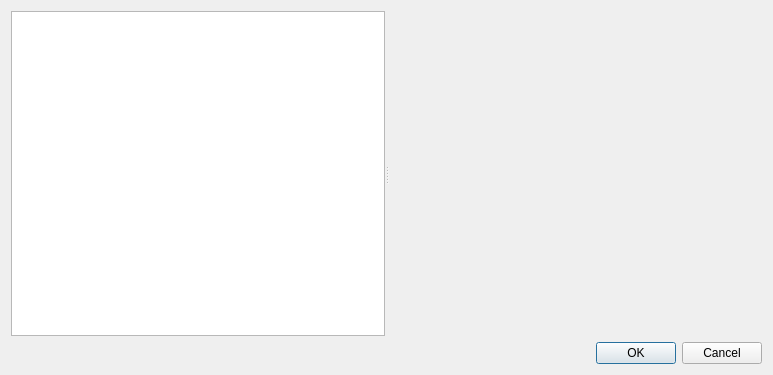
<?xml version="1.0" encoding="UTF-8"?>
<ui version="4.0">
 <class>TrackSelectionDialog</class>
 <widget class="QDialog" name="TrackSelectionDialog">
  <property name="geometry">
   <rect>
    <x>0</x>
    <y>0</y>
    <width>773</width>
    <height>375</height>
   </rect>
  </property>
  <property name="windowTitle">
   <string>Tag fetcher</string>
  </property>
  <property name="windowIcon">
   <iconset resource="../../data/data.qrc">
    <normaloff>:/icon.png</normaloff>:/icon.png</iconset>
  </property>
  <layout class="QVBoxLayout" name="verticalLayout_3">
   <item>
    <widget class="QSplitter" name="splitter">
     <property name="sizePolicy">
      <sizepolicy hsizetype="Expanding" vsizetype="Expanding">
       <horstretch>0</horstretch>
       <verstretch>0</verstretch>
      </sizepolicy>
     </property>
     <property name="orientation">
      <enum>Qt::Horizontal</enum>
     </property>
     <widget class="QListWidget" name="song_list">
      <property name="uniformItemSizes">
       <bool>true</bool>
      </property>
     </widget>
     <widget class="QStackedWidget" name="stack">
      <property name="currentIndex">
       <number>0</number>
      </property>
      <widget class="QWidget" name="loading_page">
       <layout class="QVBoxLayout" name="verticalLayout">
        <item>
         <spacer name="verticalSpacer_2">
          <property name="orientation">
           <enum>Qt::Vertical</enum>
          </property>
          <property name="sizeHint" stdset="0">
           <size>
            <width>20</width>
            <height>133</height>
           </size>
          </property>
         </spacer>
        </item>
        <item>
         <layout class="QHBoxLayout" name="horizontalLayout">
          <item>
           <spacer name="horizontalSpacer">
            <property name="orientation">
             <enum>Qt::Horizontal</enum>
            </property>
            <property name="sizeHint" stdset="0">
             <size>
              <width>40</width>
              <height>20</height>
             </size>
            </property>
           </spacer>
          </item>
          <item>
           <widget class="BusyIndicator" name="progress"/>
          </item>
          <item>
           <spacer name="horizontalSpacer_2">
            <property name="orientation">
             <enum>Qt::Horizontal</enum>
            </property>
            <property name="sizeHint" stdset="0">
             <size>
              <width>40</width>
              <height>20</height>
             </size>
            </property>
           </spacer>
          </item>
         </layout>
        </item>
        <item>
         <spacer name="verticalSpacer">
          <property name="orientation">
           <enum>Qt::Vertical</enum>
          </property>
          <property name="sizeHint" stdset="0">
           <size>
            <width>20</width>
            <height>133</height>
           </size>
          </property>
         </spacer>
        </item>
       </layout>
      </widget>
      <widget class="QWidget" name="error_page">
       <layout class="QVBoxLayout" name="verticalLayout_4">
        <item>
         <spacer name="verticalSpacer_3">
          <property name="orientation">
           <enum>Qt::Vertical</enum>
          </property>
          <property name="sizeHint" stdset="0">
           <size>
            <width>20</width>
            <height>124</height>
           </size>
          </property>
         </spacer>
        </item>
        <item>
         <widget class="QLabel" name="label_5">
          <property name="styleSheet">
           <string notr="true">QLabel { font-weight: bold; }</string>
          </property>
          <property name="text">
           <string>Sorry</string>
          </property>
          <property name="alignment">
           <set>Qt::AlignCenter</set>
          </property>
         </widget>
        </item>
        <item>
         <widget class="QLabel" name="label_4">
          <property name="text">
           <string>Clementine was unable to find results for this file</string>
          </property>
          <property name="alignment">
           <set>Qt::AlignCenter</set>
          </property>
          <property name="wordWrap">
           <bool>true</bool>
          </property>
         </widget>
        </item>
        <item>
         <spacer name="verticalSpacer_4">
          <property name="orientation">
           <enum>Qt::Vertical</enum>
          </property>
          <property name="sizeHint" stdset="0">
           <size>
            <width>20</width>
            <height>124</height>
           </size>
          </property>
         </spacer>
        </item>
       </layout>
      </widget>
      <widget class="QWidget" name="results_page">
       <layout class="QVBoxLayout" name="verticalLayout_2">
        <property name="margin">
         <number>0</number>
        </property>
        <item>
         <widget class="QLabel" name="label">
          <property name="styleSheet">
           <string notr="true">QLabel { font-weight: bold; }</string>
          </property>
          <property name="text">
           <string>Select best possible match</string>
          </property>
         </widget>
        </item>
        <item>
         <widget class="QTreeWidget" name="results">
          <property name="editTriggers">
           <set>QAbstractItemView::DoubleClicked|QAbstractItemView::EditKeyPressed</set>
          </property>
          <property name="rootIsDecorated">
           <bool>false</bool>
          </property>
          <attribute name="headerDefaultSectionSize">
           <number>150</number>
          </attribute>
          <attribute name="headerMinimumSectionSize">
           <number>50</number>
          </attribute>
          <column>
           <property name="text">
            <string>Track</string>
           </property>
          </column>
          <column>
           <property name="text">
            <string>Title</string>
           </property>
          </column>
          <column>
           <property name="text">
            <string>Artist</string>
           </property>
          </column>
          <column>
           <property name="text">
            <string>Album</string>
           </property>
          </column>
         </widget>
        </item>
       </layout>
      </widget>
     </widget>
    </widget>
   </item>
   <item>
    <layout class="QHBoxLayout" name="horizontalLayout_2">
     <item>
      <widget class="BusyIndicator" name="loading_label"/>
     </item>
     <item>
      <widget class="QDialogButtonBox" name="button_box">
       <property name="sizePolicy">
        <sizepolicy hsizetype="Expanding" vsizetype="Preferred">
         <horstretch>0</horstretch>
         <verstretch>0</verstretch>
        </sizepolicy>
       </property>
       <property name="orientation">
        <enum>Qt::Horizontal</enum>
       </property>
       <property name="standardButtons">
        <set>QDialogButtonBox::Cancel|QDialogButtonBox::Ok</set>
       </property>
      </widget>
     </item>
    </layout>
   </item>
  </layout>
 </widget>
 <customwidgets>
  <customwidget>
   <class>BusyIndicator</class>
   <extends>QWidget</extends>
   <header>widgets/busyindicator.h</header>
  </customwidget>
 </customwidgets>
 <resources>
  <include location="../../data/data.qrc"/>
 </resources>
 <connections>
  <connection>
   <sender>button_box</sender>
   <signal>accepted()</signal>
   <receiver>TrackSelectionDialog</receiver>
   <slot>accept()</slot>
   <hints>
    <hint type="sourcelabel">
     <x>248</x>
     <y>254</y>
    </hint>
    <hint type="destinationlabel">
     <x>157</x>
     <y>274</y>
    </hint>
   </hints>
  </connection>
  <connection>
   <sender>button_box</sender>
   <signal>rejected()</signal>
   <receiver>TrackSelectionDialog</receiver>
   <slot>reject()</slot>
   <hints>
    <hint type="sourcelabel">
     <x>316</x>
     <y>260</y>
    </hint>
    <hint type="destinationlabel">
     <x>286</x>
     <y>274</y>
    </hint>
   </hints>
  </connection>
 </connections>
</ui>
